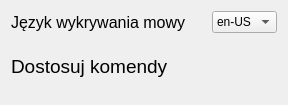
<?xml version="1.0" encoding="UTF-8"?>
<ui version="4.0">
 <class>Settings</class>
 <widget class="QDialog" name="Settings">
  <property name="geometry">
   <rect>
    <x>0</x>
    <y>0</y>
    <width>288</width>
    <height>105</height>
   </rect>
  </property>
  <property name="windowTitle">
   <string>Ustawienia</string>
  </property>
  <layout class="QGridLayout" name="gridLayout">
   <item row="1" column="0" colspan="2">
    <widget class="QLabel" name="label_5">
     <property name="font">
      <font>
       <pointsize>14</pointsize>
      </font>
     </property>
     <property name="text">
      <string>Dostosuj komendy</string>
     </property>
     <property name="class" stdset="0">
      <string notr="true">header</string>
     </property>
    </widget>
   </item>
   <item row="0" column="2">
    <widget class="QComboBox" name="comboBox">
     <item>
      <property name="text">
       <string>en-US</string>
      </property>
     </item>
     <item>
      <property name="text">
       <string>pl-PL</string>
      </property>
     </item>
    </widget>
   </item>
   <item row="0" column="0">
    <widget class="QLabel" name="label">
     <property name="font">
      <font>
       <pointsize>12</pointsize>
      </font>
     </property>
     <property name="text">
      <string>Język wykrywania mowy</string>
     </property>
     <property name="class" stdset="0">
      <string>command_label</string>
     </property>
    </widget>
   </item>
  </layout>
 </widget>
 <resources/>
 <connections/>
</ui>
